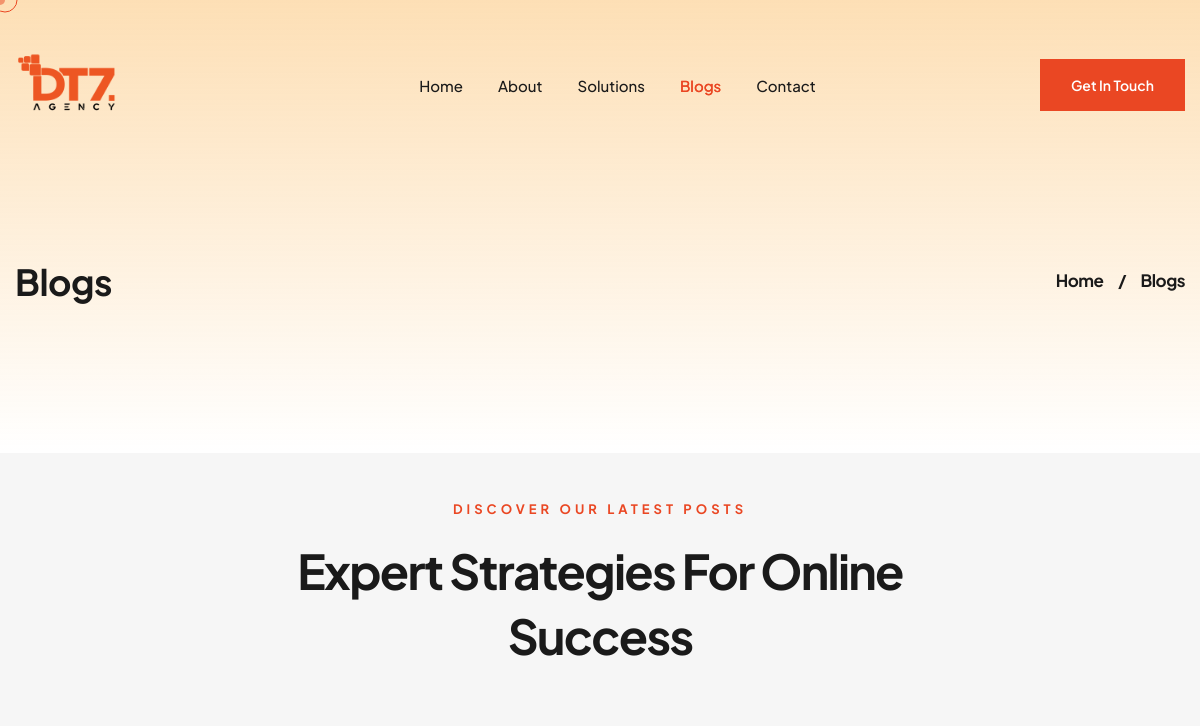
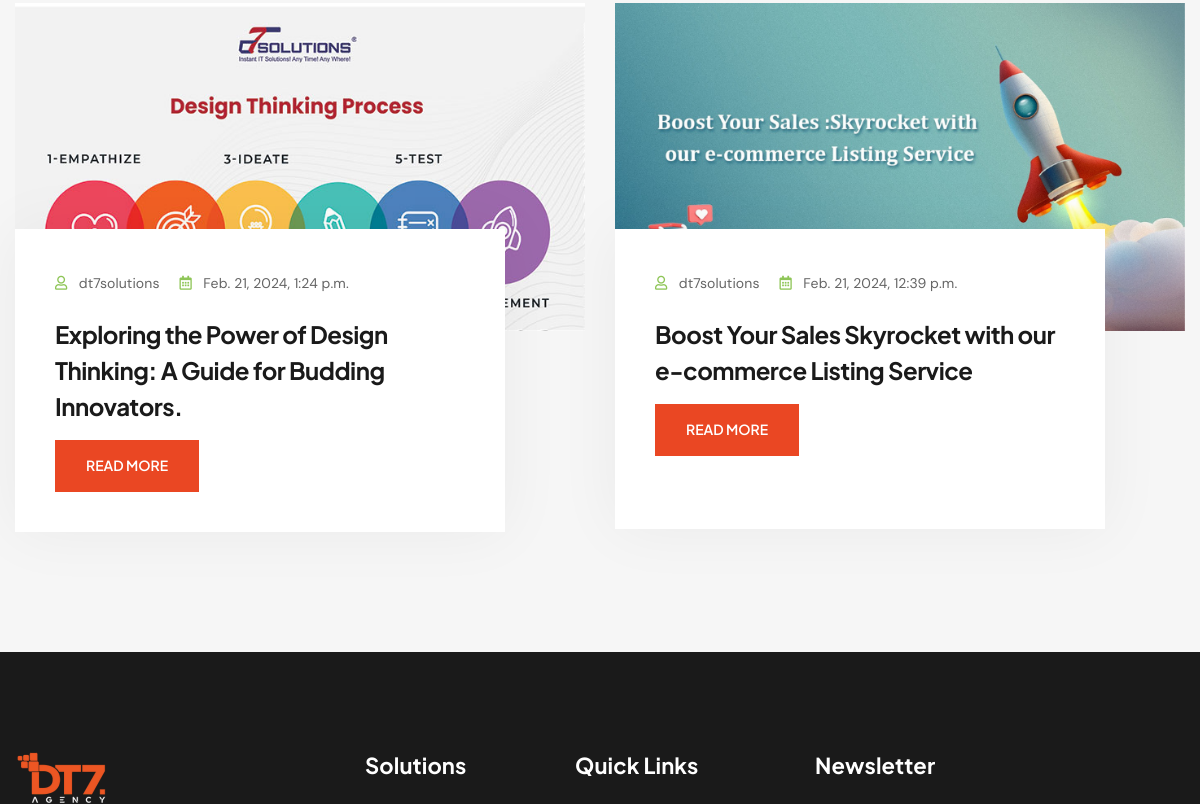
/blog/ (upper part), run on an earlier commit of the app's database (2 pictures, top to bottom).
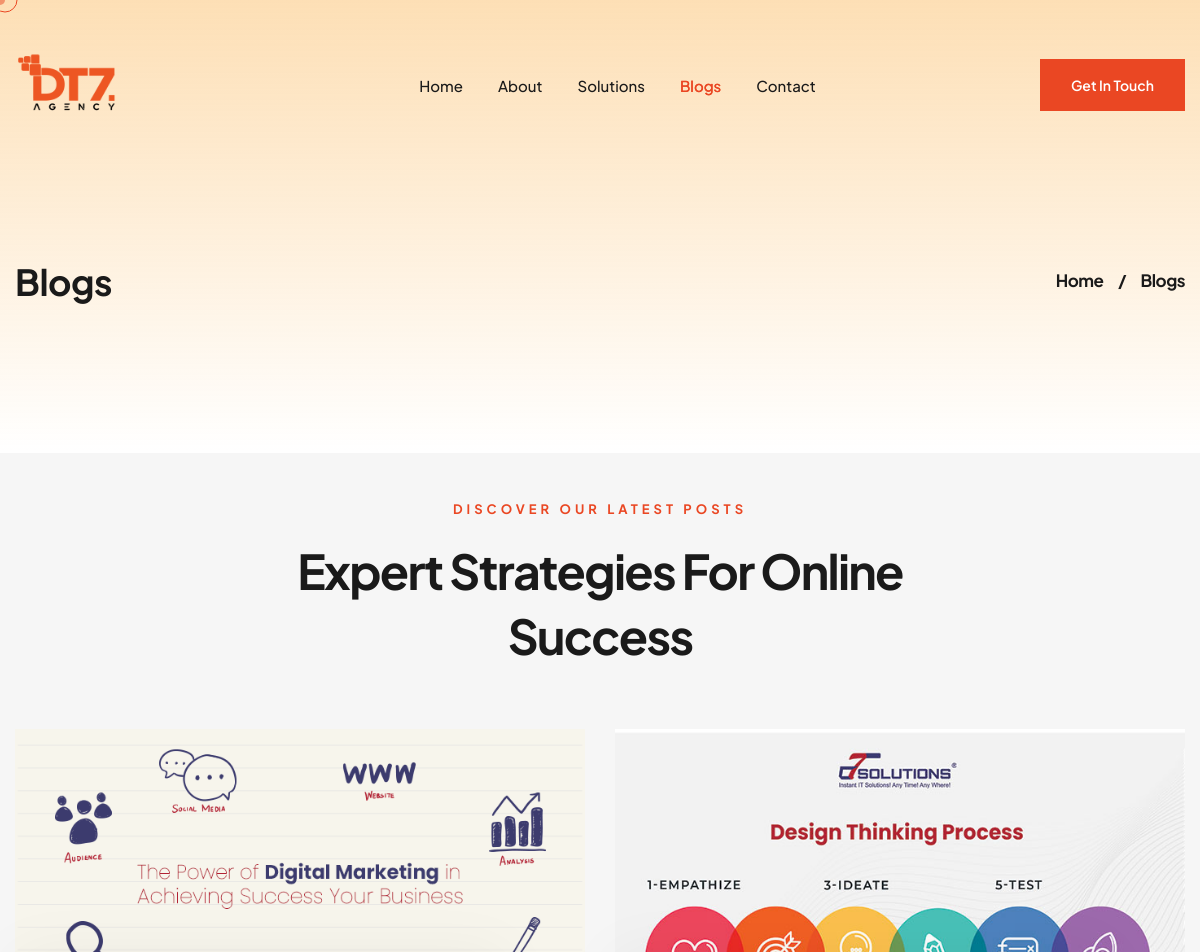
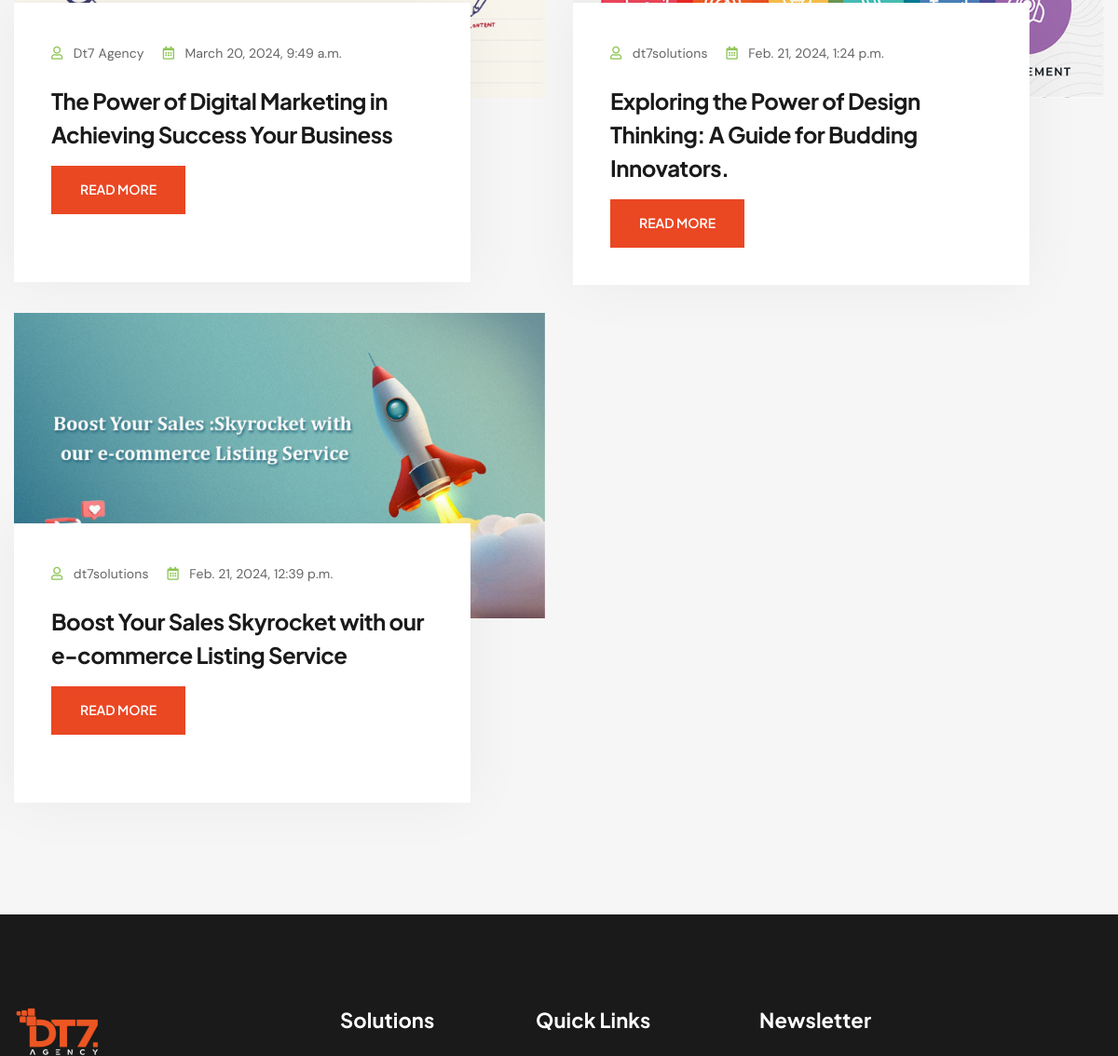
And on a later commit of the database (2 pictures, top to bottom).
### DT7App/models.py (models this page shows, shortened)
class BlogPost(models.Model):
    Id = models.AutoField(primary_key=True)
    Category = models.ForeignKey(Category,on_delete=models.CASCADE,related_name='categories')
    Title =  models.CharField(max_length=225,default="title")
    Image1 = models.ImageField(upload_to='uploads/')
    Body = RichTextField(blank=True,null=True)
    Sluglink = models.CharField(max_length=200 ,blank=True,null=True)
    Tags = models.CharField(max_length=100 )
    CreatedName =  models.CharField(max_length=100)
    Create_at = models.DateTimeField(default=datetime.now)
    status = models.IntegerField(choices=STATUS, default=0)
    class Meta:
        ordering = ['-Create_at']

### DT7App/views.py (the view)
# urls.py: path('blog/', Blog , name='blog'),
def Blog(request):
    blog = BlogPost.objects.filter().order_by('-Id')
    paginator = Paginator(blog, 9)
    page = request.GET.get('page')
    posts = paginator.get_page(page)
    return render(request, 'uifiles/blog.html',{'blog':posts,'posts':posts,'page':page,'navbar':'Blog'})

### templates/uifiles/blog.html (shortened to what this page needs)
{% extends 'uifiles/subase.html' %}
{% load static %}
{% block content %}
    <div class="page-wrapper">
        <section class="page-header">
            <div class="container">
                <div class="page-header__content">
                    <h2 class="page-header__title wow animated fadeInLeft" data-wow-delay="0.1s" data-wow-duration="1500ms">Blogs</h2>
                    <ul class="digihub-breadcrumb">
                        <li><a href="index.html">Home</a></li>
                        <li>/</li>
                        <li><span>Blogs</span></li>
                    </ul>
                </div>
            </div>
        </section>
         <section class="blog-one pt-5">
            <div class="container">
                <div class="blog-one__sec-title sec-title wow animated fadeIn" data-wow-delay="0.1s" data-wow-duration="1500ms">
                    <p class="sec-title__top">Discover Our Latest Posts</p>
                    <h2 class="blog-one__heading sec-title__heading">Expert Strategies for Online Success</h2>
                </div>
                <div class="row">
                    {% for blogitem in blog %}
                    <div class="col-xl-6 col-md-6 wow animated fadeInUp" data-wow-delay="0.1s" data-wow-duration="1500ms">
                        <div class="blog-page__blog">
                            <div class="blog-page__blog-img-box">
                                <img src="/media/{{blogitem.Image1}}" alt="blog" class="blog-page__blog-img">
                            </div>
                            <div class="blog-page__blog-content">
                                <ul class="blog-page__blog-info">
                                    <li>
                                        <i class="far fa-user"></i>
                                        <span>{{blogitem.CreatedName}}</span>
                                    </li>
                                    <li>
                                        <i class="far fa-calendar-alt"></i>
                                        <span>{{blogitem.Create_at}}</span>
                                    </li>
                                </ul>
                                <a href="/blog/{{blogitem.Sluglink}}" class="blog-page__blog-title mb-3">{{blogitem.Title}} </a>
                                <a href="/blog/{{blogitem.Sluglink}}" class="blog-page__blog-btn digihub-btn digihub-btn--secondary">READ MORE </a>
                            </div>
                        </div>
                    </div>
                    {% endfor %}
                </div>
            </div>
        </section>
{% endblock %}

What changed in the data, as far as the page shows it:
added BlogPost: Image1 (picture), CreatedName "Dt7 Agency", Create_at "March 20, 2024, 9:49 a.m.", Title "The Power of Digital Marketing in Achieving Success Your Business"
